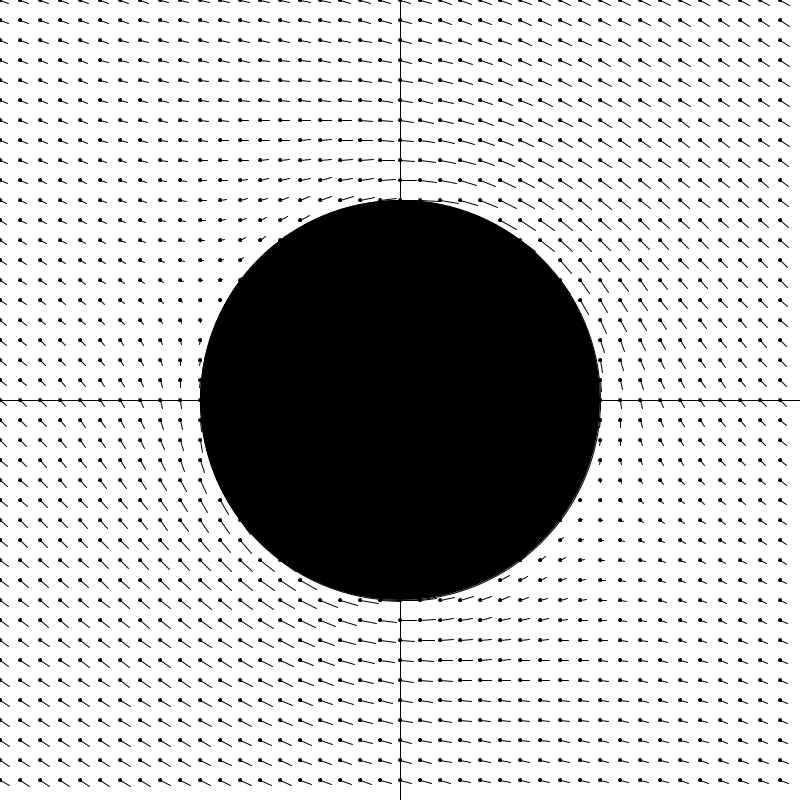
Frame 1 (no input)
Frame 2 (the mouse pressed at the canvas centre, redrawn once): identical to frame 1, image omitted

The Processing sketch that drew this single still picture (run headless with seeded random() and noise(); the mouse was pressed at the canvas centre and the sketch redrawn once):

// Processing sketch: Joukowski
// ── Joukowski.pde



float x0 = 0.0;
float y0 = 0.0;

int N = 1000;


float [] Cre = new float [N];    float [] Cim = new float [N];
float [] Zre = new float [N];   float [] Zim = new float [N];


float cx=0,cy=0;

float vx,vy;

float alfa  = 0.0;
float RCirc;
float Gamma;

void setup(){
size (800,800);
float step = 1.0/Zre.length;
for (int i=0; i<Zre.length; i++){
   float t = TWO_PI*i*step;
   Cre[i] = cos( t );  Cim[i] = sin( t );
}
fill(0);
}


void draw(){
background(255);
Jtrans( x0, y0 );
line(0,400,800,400);
line(400,800,400,0);
ellipse(x0*200 + 400, y0*200+400, 10 ,10);

ellipse( x0*200 + 400, y0*200+400  ,400,400);

alfa  = 0.5;
RCirc = RCirc_Func();
Gamma = Gamma_Func();
for (float x =-2; x<2;x+=0.1){
  for (float y =-2; y<2;y+=0.1){
    VCircle( x, y );
    println( x+"  "+y+"  "+vx+"  "+vy);
    ellipse(x*200+400, y*200+400, 3, 3);
    if((vx*vx+vy*vy)<16){
      line ( x*200+400, y*200+400,    x*200+400   +vx*10, y*200+400+  vy*10   );
    }
  }
}

noLoop();



/*
for (int i=0; i<Zre.length; i++){
  point( Zre[i]*200 + 400, Zim[i]*200+400 );
}
*/

};

void mouseDragged(){
  x0 = (mouseX-400.0) / 200.0;
  y0 = (mouseY-400.0) / 200.0;
  println(x0+"   "+ y0);
}





// ── Joukowski_transform.pde



void Jtrans( float x0, float y0 ){
  for (int i=0; i<Cre.length; i++){
     float Cx = Cre[i] + x0;
     float Cy = Cim[i] + y0;
     float R2 = Cx*Cx + Cy*Cy;
     float iR2 = 1.0/R2;
     Zre[i] = Cx * (R2 + 1) * iR2;
     Zim[i] = Cy * (R2 - 1) * iR2;
  }
};



float RCirc_Func(){
   float x_ = (1.0-x0);
   return sqrt( x_*x_ + y0*y0 );
   //return sqrt( x0*x0 + y0*y0 );
}

float Gamma_Func( ){
   return 4.0 * PI * RCirc * ( alfa + asin( y0 / RCirc  ) );
}


void VCircle( float x, float y  ){
 vx=0; vy=0;
 // uniform flow
 println(alfa);
 float ex = cos(alfa);     float ey = sin(alfa);
 vx+=  ex;                 vy+=  ey;
 
 
 // circulation
 float dx = x-x0; float dy = y-y0;
 cdiv( 0, Gamma/TWO_PI,     dx, dy );
 //vx+=cx;   vy+=cy;
 
 
 // doublet
 float dx2 = dx*dx-dy*dy; float dy2 = 2.0*dx*dy;
 cdiv( ex, ey,    dx2, dy2   );
 float RCirc2 = RCirc*RCirc;
 vx-=   RCirc2 * cx;  vy+=RCirc2 * cy;
 
}







// ── complexMath.pde

void cmult( float ax, float ay,   float bx, float by ){
  cx = ax*bx - ay*by;
  cy = ax*by + ay*bx; 
}

void csq( float ax, float ay  ){
  cx= ax*ax - ay*ay;
  cy= 2*ax*ay;
}

float cabs2( float ax, float ay ){
return ax*ax+ ay*ay; 
};

float cabs( float ax, float ay ){
return sqrt(cabs2( ax, ay ));
}

void cdiv( float ax, float ay,   float bx, float by ){
  float iR2 = 1.0/cabs2(bx,by);
  cx = (ax*bx + ay*by)*iR2;
  cy = (ay*bx - ax*by)*iR2;
}
